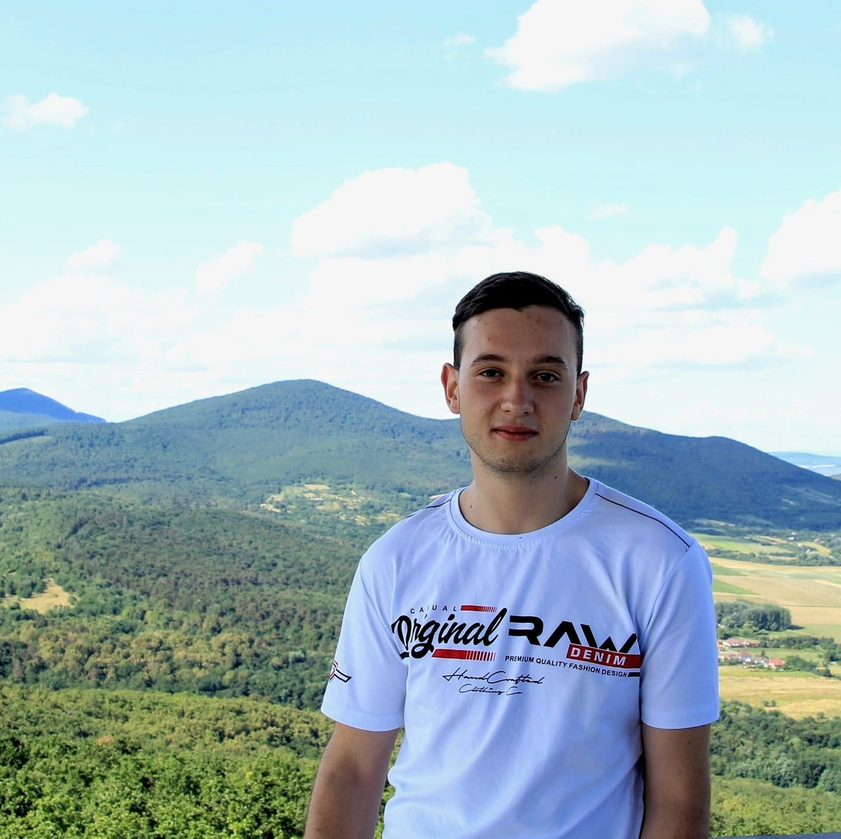
#> input picture mesteri/2. felev/orvosikepf/zh feladatok/input.png, 841 x 839 px, shrunk from 1440 x 1435 before the run
$ python 15.py   (older library calls are emulated)
#> lines starting #> are read from the running program, lines starting #| are printed output that depends on the picture; after the words box and inside, x2 and y2 are one past the last pixel; in counts of white or black regions, pixels touching at a corner belong together
# Három éldetektor kiválasztása, aminek az eredményeit kell páronként összehasonlítani. Az OpenCV bármilyen függvénye használható.

import os
import cv2
import numpy as np
import matplotlib.pyplot as plt

def main():
    file_path = os.path.join(os.path.dirname(os.path.abspath(__file__)), 'input.png')
    img = cv2.imread(file_path, cv2.IMREAD_GRAYSCALE)
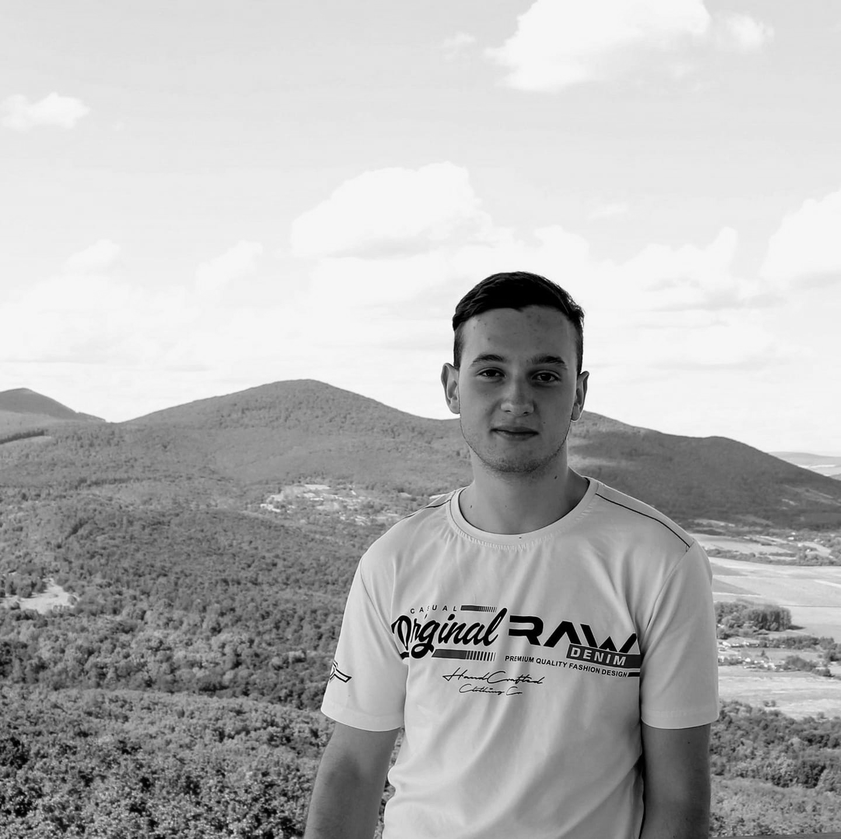
#> img: shape (839, 841); min 0, max 255, mean 180.4
    if img is None:
        print(f"Nem sikerült betölteni a képet: {file_path}")
        return

    sobel_x = cv2.Sobel(img, cv2.CV_64F, 1, 0, ksize=3)
    sobel_y = cv2.Sobel(img, cv2.CV_64F, 0, 1, ksize=3)
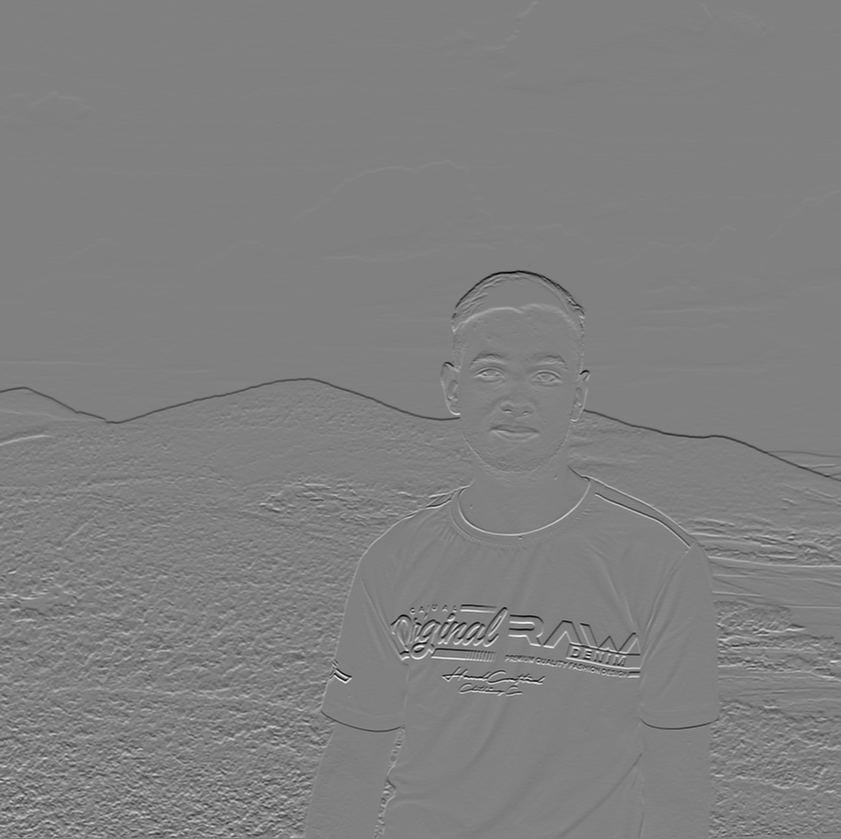
#> sobel_y: shape (839, 841) float64; min -906, max 889, mean -1.1; drawn with min black and max white
    sobel = cv2.magnitude(sobel_x, sobel_y)
    sobel = np.clip(sobel, 0, 255).astype(np.uint8)
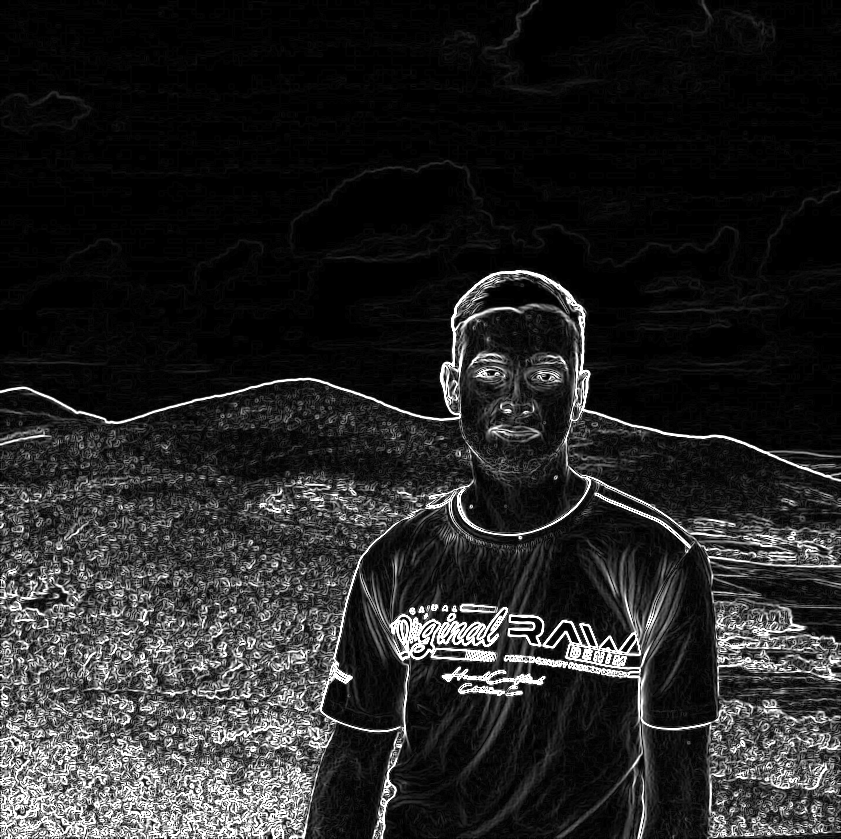
#> sobel: shape (839, 841); min 0, max 255, mean 37.7

    laplacian = cv2.Laplacian(img, cv2.CV_64F)
    laplacian = np.clip(np.abs(laplacian), 0, 255).astype(np.uint8)

    canny = cv2.Canny(img, 100, 200)
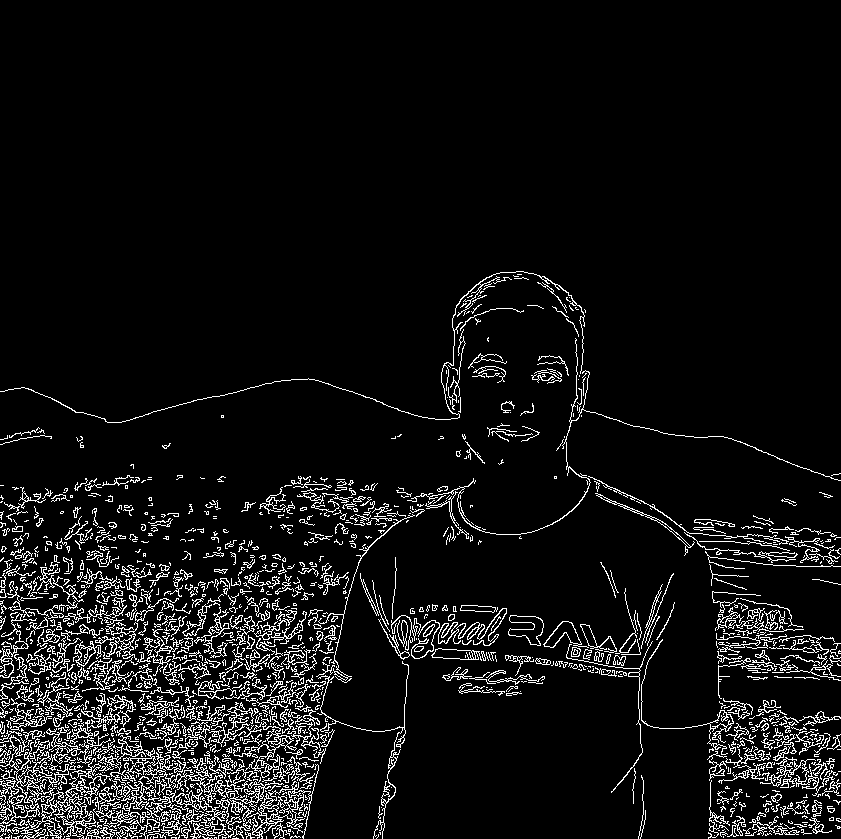
#> canny: shape (839, 841); 6.8% white in thin lines or dots, all inside (x1, y1, x2, y2) = (0, 271, 841, 839)

    diff_sobel_laplacian = cv2.absdiff(sobel, laplacian)
    diff_sobel_canny = cv2.absdiff(sobel, canny)
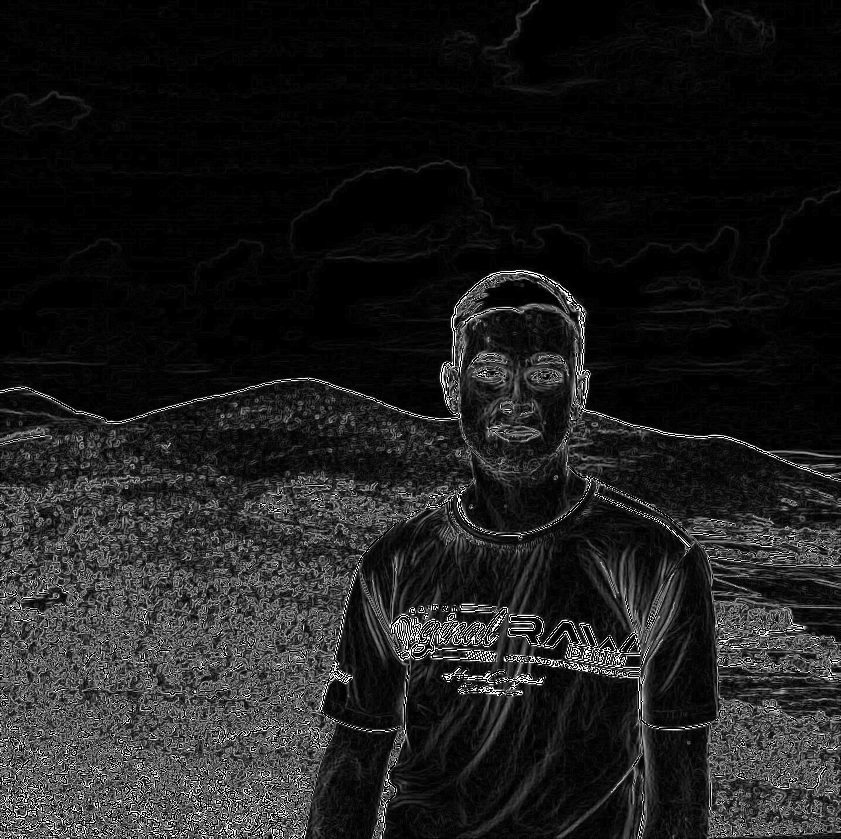
#> diff_sobel_canny: shape (839, 841); min 0, max 255, mean 29.8
    diff_laplacian_canny = cv2.absdiff(laplacian, canny)
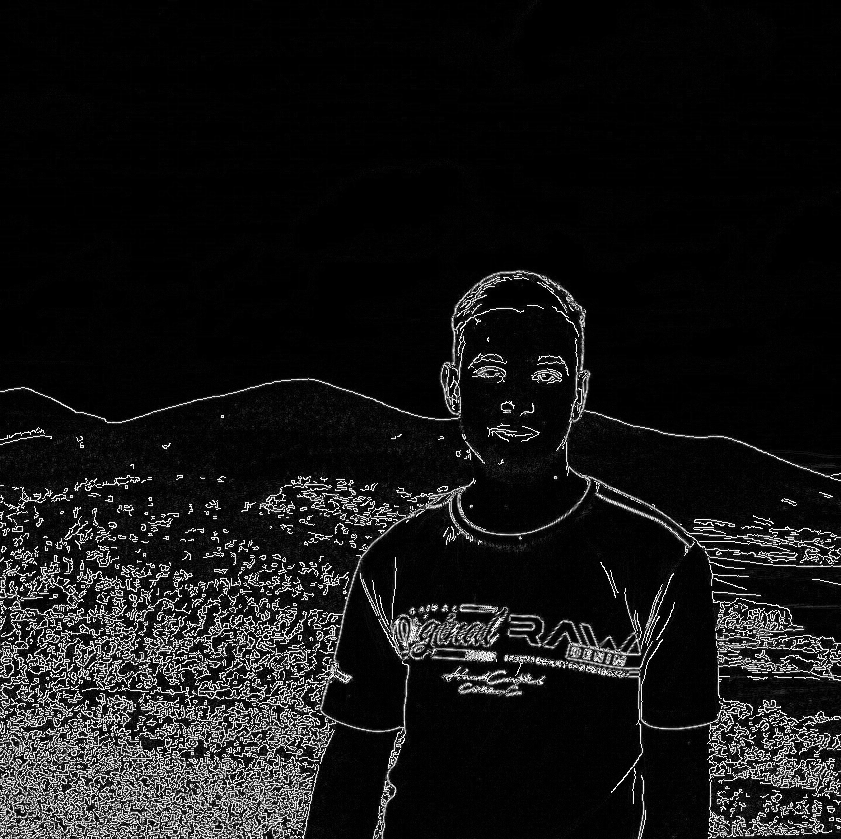
#> diff_laplacian_canny: shape (839, 841); min 0, max 255, mean 22.3

    plt.figure(figsize=(15, 10))

    plt.subplot(2, 3, 1)
    plt.imshow(sobel, cmap='gray')
    plt.title('Sobel')
    plt.axis('off')

    plt.subplot(2, 3, 2)
    plt.imshow(laplacian, cmap='gray')
    plt.title('Laplacian')
    plt.axis('off')

    plt.subplot(2, 3, 3)
    plt.imshow(canny, cmap='gray')
    plt.title('Canny')
    plt.axis('off')

    plt.subplot(2, 3, 4)
    plt.imshow(diff_sobel_laplacian, cmap='gray')
    plt.title('Diff: Sobel & Laplacian')
    plt.axis('off')

    plt.subplot(2, 3, 5)
    plt.imshow(diff_sobel_canny, cmap='gray')
    plt.title('Diff: Sobel & Canny')
    plt.axis('off')

    plt.subplot(2, 3, 6)
    plt.imshow(diff_laplacian_canny, cmap='gray')
    plt.title('Diff: Laplacian & Canny')
    plt.axis('off')

    plt.tight_layout()
    plt.show()

if __name__ == '__main__':
    main()
